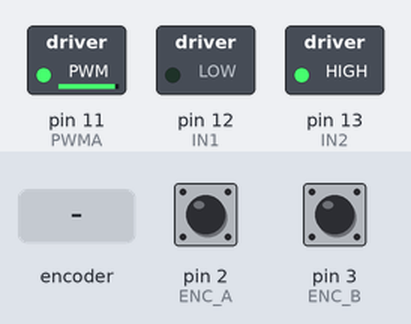
Simulated run of this sketch. Board: Arduino Uno, built with avr-gcc and run on an emulated ATmega328P. On the bench: switched loads named in the sketch (green lamp = pin HIGH). Inputs (shaded band) come from the test bench; at power-on: pin 2 (ENC_A) HIGH, pin 3 (ENC_B) HIGH. What the sketch prints to the serial monitor is not drawn.

Above: at 1.2 s.
1.3 s: rotary encoder on pin 2 (ENC_A) / pin 3 (ENC_B) turned 3 steps (first pin leading)
Timing chart, 0 to 4.3 s (numbered marks = the images above; inputs shaded):
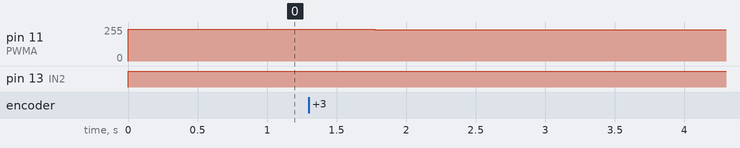

Measured:
- after the input at 1.3 s, pin 11 (PWMA): 240/255 → 238/255 after 0.08 s, → 237/255 0.20 s later, → 236/255 0.20 s later

The sketch:

motor_decoder.ino
```cpp
//decoder code combined with PID

// Define rotary encoder pins
#define ENC_A 2
#define ENC_B 3

#define PWMA 11
#define IN1 12
#define IN2 13

static int lastCounter = 0;
unsigned long _lastIncReadTime = micros();
unsigned long _lastDecReadTime = micros();
int _pauseLength = 25000;
int _fastIncrement = 1;

volatile int counter = 0;
volatile unsigned previousMillis=0;

// PID constants
float kp = 1.2;
float kd = 0;
float ki = 0;

//vars for PID
int pos = 0;
long prevT = 0;
float eprev = 0;
float eintegral = 0;

int target_positions = 200;
int target;
int n = 0;

void setup() {
  // Start the serial monitor to show output
  Serial.begin(115200);
  // Set encoder pins and attach interrupts
  pinMode(ENC_A, INPUT_PULLUP);
  pinMode(ENC_B, INPUT_PULLUP);
  pinMode(PWMA,OUTPUT);
  pinMode(IN1,OUTPUT);
  pinMode(IN2,OUTPUT);

  attachInterrupt(digitalPinToInterrupt(ENC_A), read_encoder, CHANGE);
  attachInterrupt(digitalPinToInterrupt(ENC_B), read_encoder, CHANGE);
}

void loop() {

  static int lastCounter = 0;

  // If count has changed print the new value to serial
  if(counter != lastCounter){
    //Serial.println(counter);
    lastCounter = counter;
  }

  //set target position
  target = target_positions;
  // if (pos==target){ //once we reach a position, go to next position
  //   if (n<4) n++;
  //   else n=0;
  // }

  // time difference
  long currT = micros();
  float deltaT = ((float) (currT - prevT))/( 1.0e6 );
  prevT = currT;

  //read position
  pos = counter;

  //PID
  int e = pos - target; // error
  float dedt = (e-eprev)/(deltaT); // derivative
  eintegral = eintegral + e*deltaT; // integral

  // control signal
  float pwmVal = kp*e + kd*dedt + ki*eintegral;

  moveMotor(pwmVal);

  eprev = e;

  if (millis() - previousMillis >= 200) { // Print every 1 second
    previousMillis = millis();
    //Serial.print("Target: ");
    Serial.print(target);
    Serial.print(" ");
    //Serial.print("Postion: ");
    Serial.print(pos);
    //Serial.print("PID: ");
    //Serial.print(pwmVal);
    Serial.print(" ");
    Serial.print(dedt);
    Serial.println();
  }

}

void moveMotor(float pwmVal){
  float motorSpeed = abs(pwmVal);//constrain(abs(pwmVal), 0, 255);

  if (pwmVal>0)
  {
    analogWrite(PWMA, motorSpeed);
    digitalWrite(IN1,HIGH);
    digitalWrite(IN2,LOW);
  }
  else if(pwmVal<0)
  {
    analogWrite(PWMA, motorSpeed);
    digitalWrite(IN1,LOW);
    digitalWrite(IN2,HIGH);
  }
  else
  {
    analogWrite(PWMA, 0);
  }
}
void read_encoder() {
  // Encoder interrupt routine for both pins. Updates counter
  // if they are valid and have rotated a full indent

  static uint8_t old_AB = 3;  // Lookup table index
  static int8_t encval = 0;   // Encoder value
  static const int8_t enc_states[]  = {0,-1,1,0,1,0,0,-1,-1,0,0,1,0,1,-1,0}; // Lookup table

  old_AB <<=2;  // Remember previous state

  if (digitalRead(ENC_A)) old_AB |= 0x02; // Add current state of pin A
  if (digitalRead(ENC_B)) old_AB |= 0x01; // Add current state of pin B

  encval += enc_states[( old_AB & 0x0f )];

  // Update counter if encoder has rotated a full indent, that is at least 4 steps
  if( encval > 3 ) {        // Four steps forward
    int changevalue = 1;
    if((micros() - _lastIncReadTime) < _pauseLength) {
      changevalue = _fastIncrement * changevalue;
    }
    _lastIncReadTime = micros();
    counter = counter + changevalue;              // Update counter
    encval = 0;
  }
  else if( encval < -3 ) {        // Four steps backward
    int changevalue = -1;
    if((micros() - _lastDecReadTime) < _pauseLength) {
      changevalue = _fastIncrement * changevalue;
    }
    _lastDecReadTime = micros();
    counter = counter + changevalue;              // Update counter
    encval = 0;
  }
}
```
